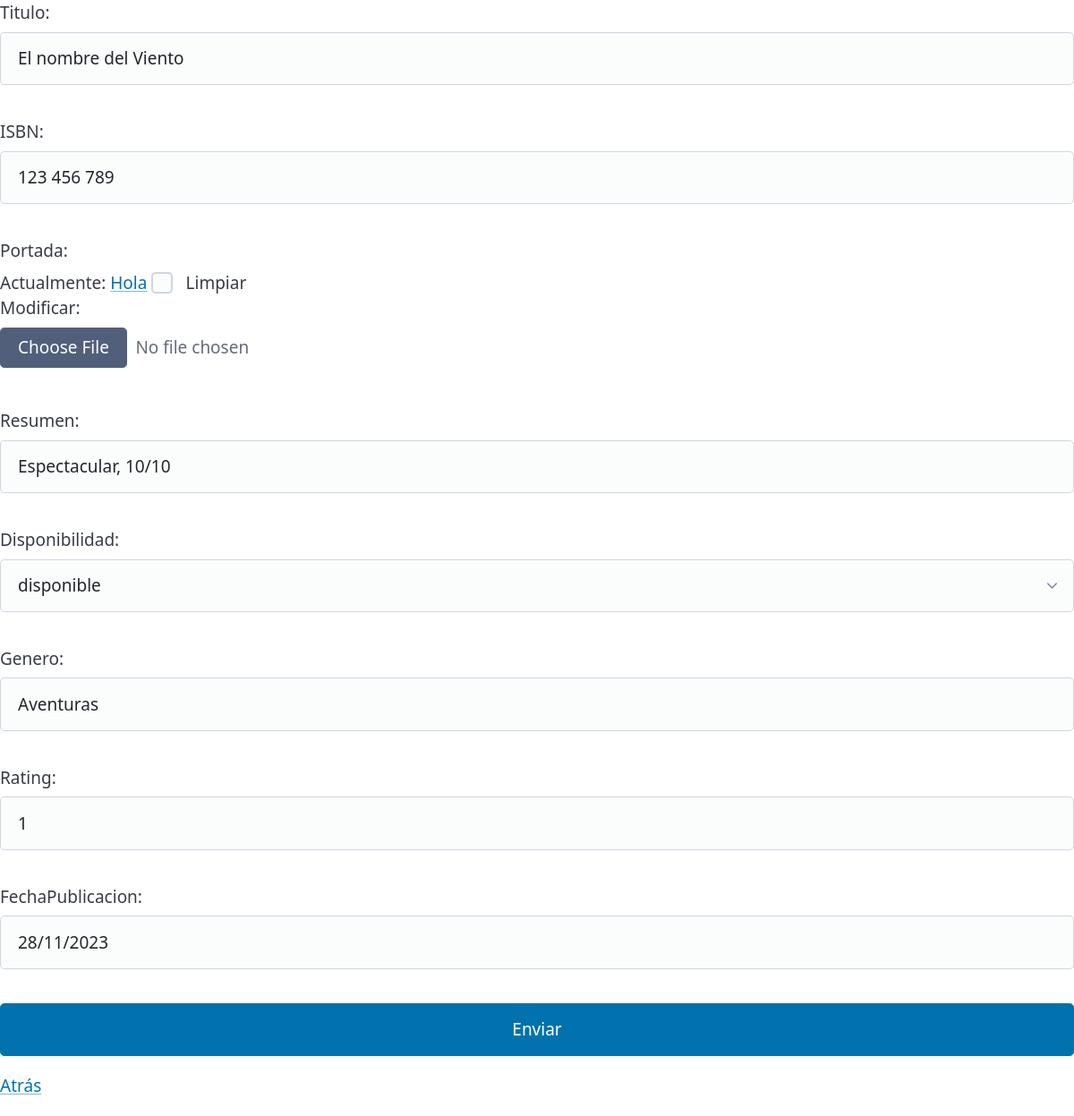
Before: /libros/editar/1/ with the older database file.
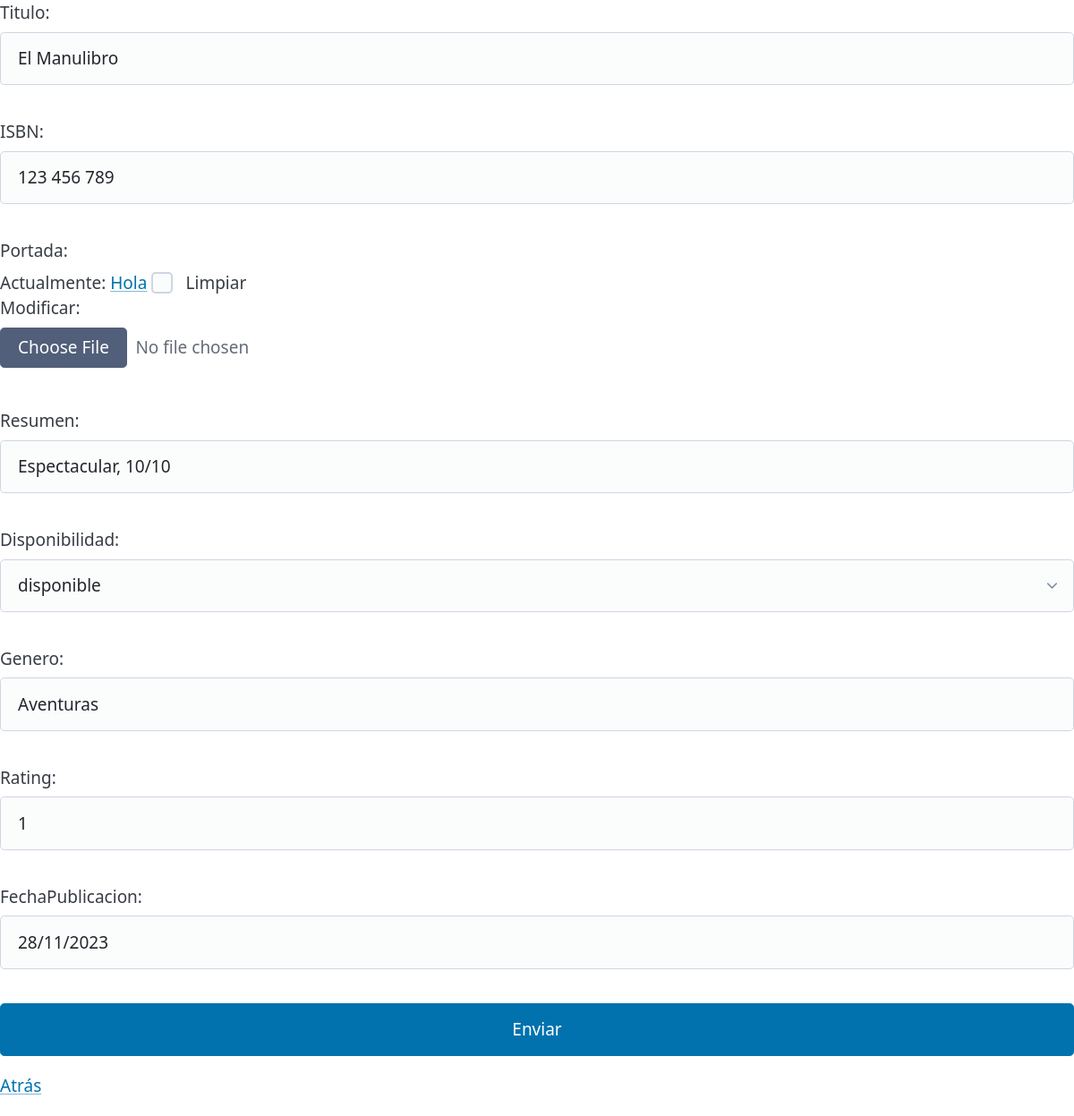
After: the same page with the newer database file.
### Gestion/models.py (models this page shows)
class Libro(models.Model):
    titulo = models.CharField(max_length=200)
    ISBN = models.CharField(max_length=200)
    portada = models.ImageField(upload_to='portadas/', null=True, blank=True)
    resumen = models.CharField(max_length=500)
    rating = models.CharField(max_length=1)
    disponibilidad = models.CharField(default=True, max_length=20, choices=CHOICES_DISPONIBILIDAD)
    genero = models.CharField(max_length=200)
    fechaPublicacion= models.DateField()

### Gestion/views.py (the view)
# urls.py: path('libros/editar/<int:pk>/', UpdateBookView.as_view(), name='editar_libro'),
class UpdateBookView(UpdateView):
    model = Libro
    template_name = 'libros/editar_Libro.html'
    fields = ['titulo', 'ISBN', 'portada', 'resumen',
              'disponibilidad', 'genero', 'rating', 'fechaPublicacion']
    success_url = reverse_lazy('listadoLibros')

### Gestion/templates/libros/editar_libro.html (shortened to what this page needs)
<html>
  <head>
    <link
      rel="stylesheet"
      href="https://unpkg.com/@picocss/pico@latest/css/pico.classless.min.css"
      &gt;
    />
  </head>
  <body>
    <form method="post" action="{% url 'editar_libro' libro.pk %}">
      {% csrf_token %} {{ form.as_p }}
      <input type="submit" value="Enviar" />
      <a href="{% url 'detalle_libro' pk=libro.pk %}">Atrás</a>
    </form>
  </body>
</html>

Changed rows visible on the page:
changed Libro "Espectacular, 10/10": titulo "El nombre del Viento" → "El Manulibro"
